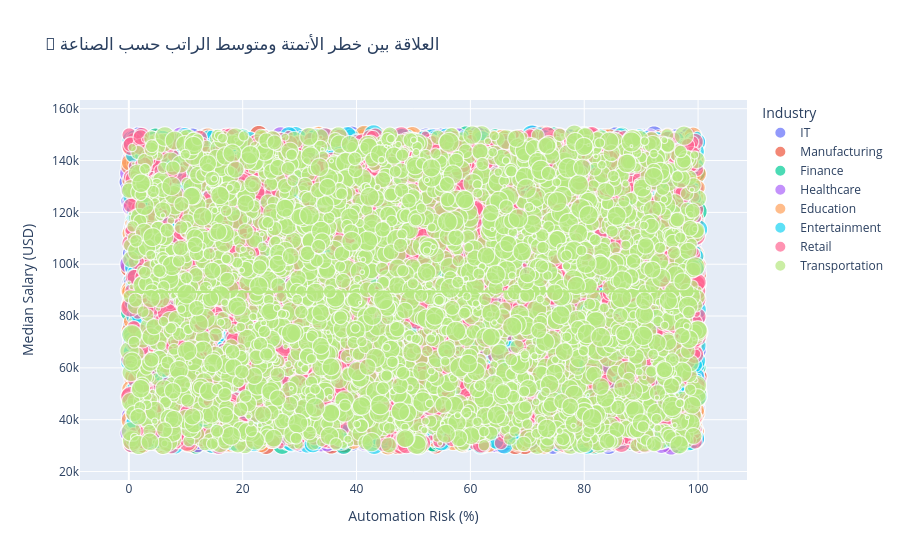
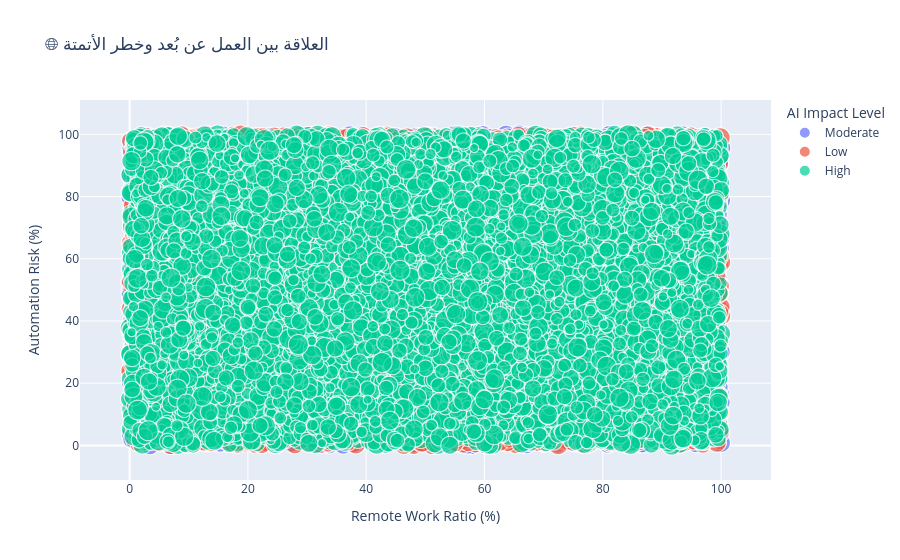
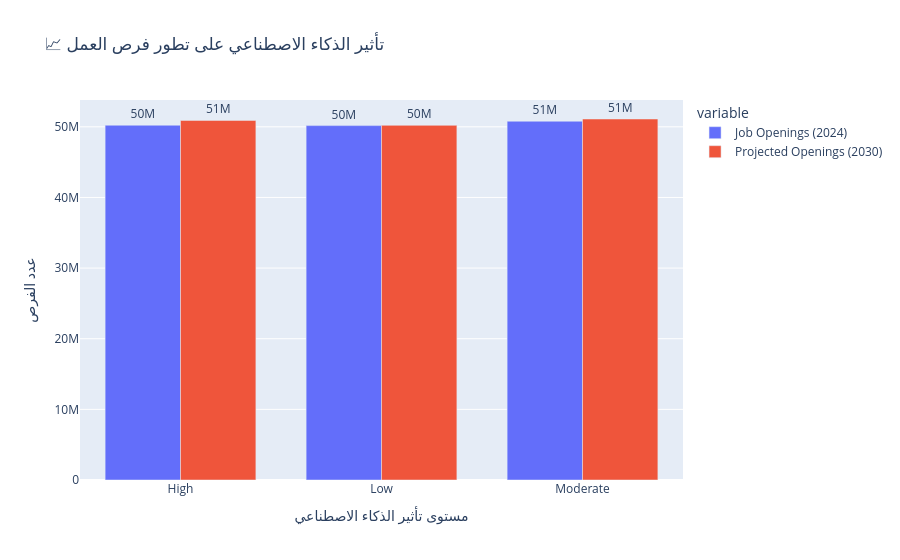
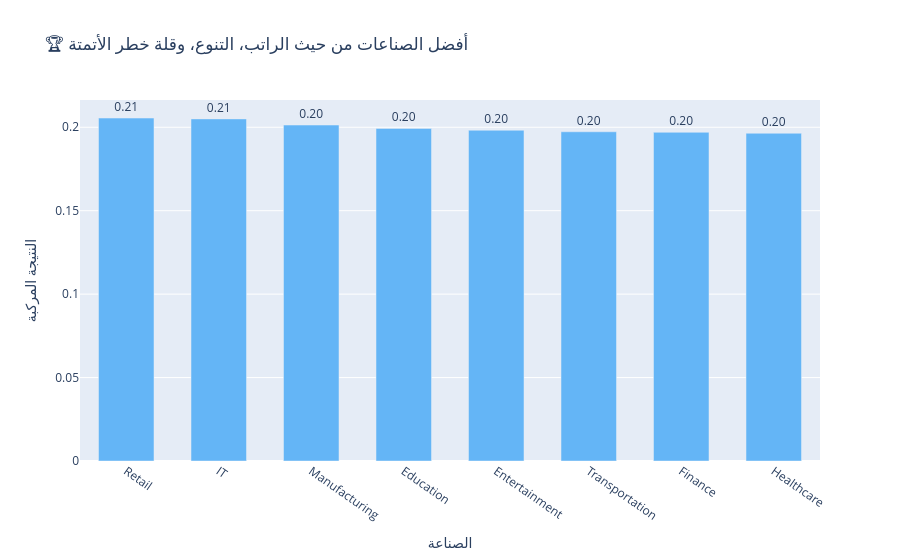

Notebook code for these charts, in order:
### Code cell
import pandas as pd
import plotly.express as px
import plotly.graph_objects as go
import matplotlib.pyplot as plt
import seaborn as sns
from IPython.display import display, Markdown


file_path = r'C:\Users\O.R\OneDrive\Desktop\ai_job_trends_dataset.csv'
project = pd.read_csv(file_path, encoding='utf-8')

# تحويل الأعمدة الرقمية
num_cols = ['Median Salary (USD)', 'Job Openings (2024)', 'Projected Openings (2030)', 
            'Remote Work Ratio (%)', 'Automation Risk (%)', 'Gender Diversity (%)']
for col in num_cols:
    project[col] = pd.to_numeric(project[col], errors='coerce')


avg_salary = project['Median Salary (USD)'].mean()
avg_auto_risk = project['Automation Risk (%)'].mean()
avg_remote = project['Remote Work Ratio (%)'].mean()
avg_gender = project['Gender Diversity (%)'].mean()
growth_jobs = project['Projected Openings (2030)'].sum() - project['Job Openings (2024)'].sum()

display(Markdown(f"""
# 🧠 **AI Job Trends – Analytical Dashboard**
---
**💰 متوسط الراتب:** `${avg_salary:,.0f}`  
**🤖 متوسط خطر الأتمتة:** `{avg_auto_risk:.1f}%`  
**🌐 متوسط نسبة العمل عن بُعد:** `{avg_remote:.1f}%`  
**👩💼 متوسط التنوع بين الجنسين:** `{avg_gender:.1f}%`  
**📈 نمو فرص العمل المتوقعة:** `{growth_jobs:,.0f}`
"""))


fig1 = px.scatter(
    project,
    x='Automation Risk (%)',
    y='Median Salary (USD)',
    color='Industry',
    size='Job Openings (2024)',
    hover_name='Industry',
    title='💸 العلاقة بين خطر الأتمتة ومتوسط الراتب حسب الصناعة',
    trendline='ols'
)
fig1.show()

# =======================================================
# 4️⃣ العلاقة بين العمل عن بُعد وخطر الأتمتة
# =======================================================
fig2 = px.scatter(
    project,
    x='Remote Work Ratio (%)',
    y='Automation Risk (%)',
    color='AI Impact Level',
    size='Median Salary (USD)',
    title='🌐 العلاقة بين العمل عن بُعد وخطر الأتمتة',
    hover_name='Industry'
)
fig2.show()


corr = project[num_cols].corr()

plt.figure(figsize=(8,6))
sns.heatmap(corr, annot=True, cmap='coolwarm', fmt=".2f")
plt.title("📊 خريطة الترابط بين المؤشرات")
plt.show()


ai_jobs = project.groupby('AI Impact Level')[['Job Openings (2024)', 'Projected Openings (2030)']].sum().reset_index()

fig3 = px.bar(
    ai_jobs,
    x='AI Impact Level',
    y=['Job Openings (2024)', 'Projected Openings (2030)'],
    barmode='group',
    text_auto='.2s',  # 🟢 عرض الأرقام فوق الأعمدة
    title='📈 تأثير الذكاء الاصطناعي على تطور فرص العمل',
    labels={'value': 'عدد الفرص', 'AI Impact Level': 'مستوى تأثير الذكاء الاصطناعي'}
)
fig3.update_traces(textposition='outside')  # 🟢 إظهار النص فوق العمود
fig3.update_layout(xaxis_tickangle=0, bargap=0.25)
fig3.show()

# =======================================================
# 7️⃣ تحليل الصناعات الأفضل من حيث الأداء العام (محسّن)
# =======================================================
project['Score'] = (
    project['Median Salary (USD)'].rank(pct=True) * 0.4 +
    project['Gender Diversity (%)'].rank(pct=True) * 0.3 -
    project['Automation Risk (%)'].rank(pct=True) * 0.3
)

top_industries = project.groupby('Industry')['Score'].mean().sort_values(ascending=False).head(10).reset_index()

fig4 = px.bar(
    top_industries,
    x='Industry',
    y='Score',
    text='Score',  # 🟢 عرض القيمة فوق العمود
    title='🏆 أفضل الصناعات من حيث الراتب، التنوع، وقلة خطر الأتمتة',
    labels={'Industry': 'الصناعة', 'Score': 'النتيجة المركبة'}
)
fig4.update_traces(texttemplate='%{text:.2f}', textposition='outside', marker_color='#64B5F6')
fig4.update_layout(xaxis_tickangle=35, bargap=0.4)
fig4.show()


fig5 = px.box(
    project,
    x='AI Impact Level',
    y='Gender Diversity (%)',
    color='AI Impact Level',
    title='👩💻 توزيع التنوع بين الجنسين حسب تأثير الذكاء الاصطناعي'
)
fig5.show()

### Figure 1 — Plotly figure (JSON) as saved in the notebook; plotly's stock layout.template omitted (floating-point values rounded to 4 significant figures; data arrays with more than 128 entries replaced by an {"elided": "..."} marker saying what was removed)
{"data": [{"hovertemplate": "<b>%{hovertext}</b><br><br>Industry=IT<br>Automation Risk (%)=%{x}<br>Median Salary (USD)=%{y}<br>Job Openings (2024)=%{marker.size}<extra></extra>", "hovertext": {"elided": "3681 str values"}, "legendgroup": "IT", "marker": {"color": "#636efa", "size": {"elided": "3681 int values"}, "sizemode": "area", "sizeref": 25, "symbol": "circle"}, "mode": "markers", "name": "IT", "showlegend": true, "type": "scattergl", "x": {"elided": "3681 float values"}, "xaxis": "x", "y": {"elided": "3681 float values"}, "yaxis": "y"}, {"hovertemplate": "<b>OLS trendline</b><br>Median Salary (USD) = 8.68074 * Automation Risk (%) + 90508.7<br>R<sup>2</sup>=0.000052<br><br>Industry=IT<br>Automation Risk (%)=%{x}<br>Median Salary (USD)=%{y} <b>(trend)</b><extra></extra>", "legendgroup": "IT", "marker": {"color": "#636efa", "symbol": "circle"}, "mode": "lines", "name": "IT", "showlegend": false, "type": "scattergl", "x": {"elided": "3681 float values"}, "xaxis": "x", "y": {"elided": "3681 float values"}, "yaxis": "y"}, {"hovertemplate": "<b>%{hovertext}</b><br><br>Industry=Manufacturing<br>Automation Risk (%)=%{x}<br>Median Salary (USD)=%{y}<br>Job Openings (2024)=%{marker.size}<extra></extra>", "hovertext": {"elided": "3855 str values"}, "legendgroup": "Manufacturing", "marker": {"color": "#EF553B", "size": {"elided": "3855 int values"}, "sizemode": "area", "sizeref": 25, "symbol": "circle"}, "mode": "markers", "name": "Manufacturing", "showlegend": true, "type": "scattergl", "x": {"elided": "3855 float values"}, "xaxis": "x", "y": {"elided": "3855 float values"}, "yaxis": "y"}, {"hovertemplate": "<b>OLS trendline</b><br>Median Salary (USD) = -13.8251 * Automation Risk (%) + 90565.6<br>R<sup>2</sup>=0.000136<br><br>Industry=Manufacturing<br>Automation Risk (%)=%{x}<br>Median Salary (USD)=%{y} <b>(trend)</b><extra></extra>", "legendgroup": "Manufacturing", "marker": {"color": "#EF553B", "symbol": "circle"}, "mode": "lines", "name": "Manufacturing", "showlegend": false, "type": "scattergl", "x": {"elided": "3855 float values"}, "xaxis": "x", "y": {"elided": "3855 float values"}, "yaxis": "y"}, {"hovertemplate": "<b>%{hovertext}</b><br><br>Industry=Finance<br>Automation Risk (%)=%{x}<br>Median Salary (USD)=%{y}<br>Job Openings (2024)=%{marker.size}<extra></extra>", "hovertext": {"elided": "3721 str values"}, "legendgroup": "Finance", "marker": {"color": "#00cc96", "size": {"elided": "3721 int values"}, "sizemode": "area", "sizeref": 25, "symbol": "circle"}, "mode": "markers", "name": "Finance", "showlegend": true, "type": "scattergl", "x": {"elided": "3721 float values"}, "xaxis": "x", "y": {"elided": "3721 float values"}, "yaxis": "y"}, {"hovertemplate": "<b>OLS trendline</b><br>Median Salary (USD) = 48.775 * Automation Risk (%) + 88047.2<br>R<sup>2</sup>=0.001606<br><br>Industry=Finance<br>Automation Risk (%)=%{x}<br>Median Salary (USD)=%{y} <b>(trend)</b><extra></extra>", "legendgroup": "Finance", "marker": {"color": "#00cc96", "symbol": "circle"}, "mode": "lines", "name": "Finance", "showlegend": false, "type": "scattergl", "x": {"elided": "3721 float values"}, "xaxis": "x", "y": {"elided": "3721 float values"}, "yaxis": "y"}, {"hovertemplate": "<b>%{hovertext}</b><br><br>Industry=Healthcare<br>Automation Risk (%)=%{x}<br>Median Salary (USD)=%{y}<br>Job Openings (2024)=%{marker.size}<extra></extra>", "hovertext": {"elided": "3771 str values"}, "legendgroup": "Healthcare", "marker": {"color": "#ab63fa", "size": {"elided": "3771 int values"}, "sizemode": "area", "sizeref": 25, "symbol": "circle"}, "mode": "markers", "name": "Healthcare", "showlegend": true, "type": "scattergl", "x": {"elided": "3771 float values"}, "xaxis": "x", "y": {"elided": "3771 float values"}, "yaxis": "y"}, {"hovertemplate": "<b>OLS trendline</b><br>Median Salary (USD) = 13.1879 * Automation Risk (%) + 88831.1<br>R<sup>2</sup>=0.000128<br><br>Industry=Healthcare<br>Automation Risk (%)=%{x}<br>Median Salary (USD)=%{y} <b>(trend)</b><extra></extra>", "legendgroup": "Healthcare", "marker": {"color": "#ab63fa", "symbol": "circle"}, "mode": "lines", "name": "Healthcare", "showlegend": false, "type": "scattergl", "x": {"elided": "3771 float values"}, "xaxis": "x", "y": {"elided": "3771 float values"}, "yaxis": "y"}, {"hovertemplate": "<b>%{hovertext}</b><br><br>Industry=Education<br>Automation Risk (%)=%{x}<br>Median Salary (USD)=%{y}<br>Job Openings (2024)=%{marker.size}<extra></extra>", "hovertext": {"elided": "3714 str values"}, "legendgroup": "Education", "marker": {"color": "#FFA15A", "size": {"elided": "3714 int values"}, "sizemode": "area", "sizeref": 25, "symbol": "circle"}, "mode": "markers", "name": "Education", "showlegend": true, "type": "scattergl", "x": {"elided": "3714 float values"}, "xaxis": "x", "y": {"elided": "3714 float values"}, "yaxis": "y"}, {"hovertemplate": "<b>OLS trendline</b><br>Median Salary (USD) = -2.39458 * Automation Risk (%) + 89785.5<br>R<sup>2</sup>=0.000004<br><br>Industry=Education<br>Automation Risk (%)=%{x}<br>Median Salary (USD)=%{y} <b>(trend)</b><extra></extra>", "legendgroup": "Education", "marker": {"color": "#FFA15A", "symbol": "circle"}, "mode": "lines", "name": "Education", "showlegend": false, "type": "scattergl", "x": {"elided": "3714 float values"}, "xaxis": "x", "y": {"elided": "3714 float values"}, "yaxis": "y"}, {"hovertemplate": "<b>%{hovertext}</b><br><br>Industry=Entertainment<br>Automation Risk (%)=%{x}<br>Median Salary (USD)=%{y}<br>Job Openings (2024)=%{marker.size}<extra></extra>", "hovertext": {"elided": "3895 str values"}, "legendgroup": "Entertainment", "marker": {"color": "#19d3f3", "size": {"elided": "3895 int values"}, "sizemode": "area", "sizeref": 25, "symbol": "circle"}, "mode": "markers", "name": "Entertainment", "showlegend": true, "type": "scattergl", "x": {"elided": "3895 float values"}, "xaxis": "x", "y": {"elided": "3895 float values"}, "yaxis": "y"}, {"hovertemplate": "<b>OLS trendline</b><br>Median Salary (USD) = 3.69079 * Automation Risk (%) + 89944.3<br>R<sup>2</sup>=0.000010<br><br>Industry=Entertainment<br>Automation Risk (%)=%{x}<br>Median Salary (USD)=%{y} <b>(trend)</b><extra></extra>", "legendgroup": "Entertainment", "marker": {"color": "#19d3f3", "symbol": "circle"}, "mode": "lines", "name": "Entertainment", "showlegend": false, "type": "scattergl", "x": {"elided": "3895 float values"}, "xaxis": "x", "y": {"elided": "3895 float values"}, "yaxis": "y"}, {"hovertemplate": "<b>%{hovertext}</b><br><br>Industry=Retail<br>Automation Risk (%)=%{x}<br>Median Salary (USD)=%{y}<br>Job Openings (2024)=%{marker.size}<extra></extra>", "hovertext": {"elided": "3702 str values"}, "legendgroup": "Retail", "marker": {"color": "#FF6692", "size": {"elided": "3702 int values"}, "sizemode": "area", "sizeref": 25, "symbol": "circle"}, "mode": "markers", "name": "Retail", "showlegend": true, "type": "scattergl", "x": {"elided": "3702 float values"}, "xaxis": "x", "y": {"elided": "3702 float values"}, "yaxis": "y"}, {"hovertemplate": "<b>OLS trendline</b><br>Median Salary (USD) = 19.1849 * Automation Risk (%) + 89951.9<br>R<sup>2</sup>=0.000255<br><br>Industry=Retail<br>Automation Risk (%)=%{x}<br>Median Salary (USD)=%{y} <b>(trend)</b><extra></extra>", "legendgroup": "Retail", "marker": {"color": "#FF6692", "symbol": "circle"}, "mode": "lines", "name": "Retail", "showlegend": false, "type": "scattergl", "x": {"elided": "3702 float values"}, "xaxis": "x", "y": {"elided": "3702 float values"}, "yaxis": "y"}, {"hovertemplate": "<b>%{hovertext}</b><br><br>Industry=Transportation<br>Automation Risk (%)=%{x}<br>Median Salary (USD)=%{y}<br>Job Openings (2024)=%{marker.size}<extra></extra>", "hovertext": {"elided": "3661 str values"}, "legendgroup": "Transportation", "marker": {"color": "#B6E880", "size": {"elided": "3661 int values"}, "sizemode": "area", "sizeref": 25, "symbol": "circle"}, "mode": "markers", "name": "Transportation", "showlegend": true, "type": "scattergl", "x": {"elided": "3661 float values"}, "xaxis": "x", "y": {"elided": "3661 float values"}, "yaxis": "y"}, {"hovertemplate": "<b>OLS trendline</b><br>Median Salary (USD) = 2.68538 * Automation Risk (%) + 89314.3<br>R<sup>2</sup>=0.000005<br><br>Industry=Transportation<br>Automation Risk (%)=%{x}<br>Median Salary (USD)=%{y} <b>(trend)</b><extra></extra>", "legendgroup": "Transportation", "marker": {"color": "#B6E880", "symbol": "circle"}, "mode": "lines", "name": "Transportation", "showlegend": false, "type": "scattergl", "x": {"elided": "3661 float values"}, "xaxis": "x", "y": {"elided": "3661 float values"}, "yaxis": "y"}], "layout": {"legend": {"itemsizing": "constant", "title": {"text": "Industry"}, "tracegroupgap": 0}, "title": {"text": "💸 العلاقة بين خطر الأتمتة ومتوسط الراتب حسب الصناعة"}, "xaxis": {"anchor": "y", "domain": [0, 1], "title": {"text": "Automation Risk (%)"}}, "yaxis": {"anchor": "x", "domain": [0, 1], "title": {"text": "Median Salary (USD)"}}}}

### Figure 2 — Plotly figure (JSON) as saved in the notebook; plotly's stock layout.template omitted (floating-point values rounded to 4 significant figures; data arrays with more than 128 entries replaced by an {"elided": "..."} marker saying what was removed)
{"data": [{"hovertemplate": "<b>%{hovertext}</b><br><br>AI Impact Level=Moderate<br>Remote Work Ratio (%)=%{x}<br>Automation Risk (%)=%{y}<br>Median Salary (USD)=%{marker.size}<extra></extra>", "hovertext": {"elided": "10042 str values"}, "legendgroup": "Moderate", "marker": {"color": "#636efa", "size": {"elided": "10042 float values"}, "sizemode": "area", "sizeref": 375.0, "symbol": "circle"}, "mode": "markers", "name": "Moderate", "showlegend": true, "type": "scattergl", "x": {"elided": "10042 float values"}, "xaxis": "x", "y": {"elided": "10042 float values"}, "yaxis": "y"}, {"hovertemplate": "<b>%{hovertext}</b><br><br>AI Impact Level=Low<br>Remote Work Ratio (%)=%{x}<br>Automation Risk (%)=%{y}<br>Median Salary (USD)=%{marker.size}<extra></extra>", "hovertext": {"elided": "9953 str values"}, "legendgroup": "Low", "marker": {"color": "#EF553B", "size": {"elided": "9953 float values"}, "sizemode": "area", "sizeref": 375.0, "symbol": "circle"}, "mode": "markers", "name": "Low", "showlegend": true, "type": "scattergl", "x": {"elided": "9953 float values"}, "xaxis": "x", "y": {"elided": "9953 float values"}, "yaxis": "y"}, {"hovertemplate": "<b>%{hovertext}</b><br><br>AI Impact Level=High<br>Remote Work Ratio (%)=%{x}<br>Automation Risk (%)=%{y}<br>Median Salary (USD)=%{marker.size}<extra></extra>", "hovertext": {"elided": "10005 str values"}, "legendgroup": "High", "marker": {"color": "#00cc96", "size": {"elided": "10005 float values"}, "sizemode": "area", "sizeref": 375.0, "symbol": "circle"}, "mode": "markers", "name": "High", "showlegend": true, "type": "scattergl", "x": {"elided": "10005 float values"}, "xaxis": "x", "y": {"elided": "10005 float values"}, "yaxis": "y"}], "layout": {"legend": {"itemsizing": "constant", "title": {"text": "AI Impact Level"}, "tracegroupgap": 0}, "title": {"text": "🌐 العلاقة بين العمل عن بُعد وخطر الأتمتة"}, "xaxis": {"anchor": "y", "domain": [0, 1], "title": {"text": "Remote Work Ratio (%)"}}, "yaxis": {"anchor": "x", "domain": [0, 1], "title": {"text": "Automation Risk (%)"}}}}

### Figure 3 — Plotly figure (JSON) as saved in the notebook; plotly's stock layout.template omitted (floating-point values rounded to 4 significant figures)
{"data": [{"alignmentgroup": "True", "hovertemplate": "variable=Job Openings (2024)<br>مستوى تأثير الذكاء الاصطناعي=%{x}<br>عدد الفرص=%{y}<extra></extra>", "legendgroup": "Job Openings (2024)", "marker": {"color": "#636efa", "pattern": {"shape": ""}}, "name": "Job Openings (2024)", "offsetgroup": "Job Openings (2024)", "orientation": "v", "showlegend": true, "textposition": "outside", "texttemplate": "%{y:.2s}", "type": "bar", "x": ["High", "Low", "Moderate"], "xaxis": "x", "y": [50225587, 50170073, 50793565], "yaxis": "y"}, {"alignmentgroup": "True", "hovertemplate": "variable=Projected Openings (2030)<br>مستوى تأثير الذكاء الاصطناعي=%{x}<br>عدد الفرص=%{y}<extra></extra>", "legendgroup": "Projected Openings (2030)", "marker": {"color": "#EF553B", "pattern": {"shape": ""}}, "name": "Projected Openings (2030)", "offsetgroup": "Projected Openings (2030)", "orientation": "v", "showlegend": true, "textposition": "outside", "texttemplate": "%{y:.2s}", "type": "bar", "x": ["High", "Low", "Moderate"], "xaxis": "x", "y": [50906899, 50212016, 51107628], "yaxis": "y"}], "layout": {"bargap": 0.25, "barmode": "group", "legend": {"title": {"text": "variable"}, "tracegroupgap": 0}, "title": {"text": "📈 تأثير الذكاء الاصطناعي على تطور فرص العمل"}, "xaxis": {"anchor": "y", "domain": [0, 1], "tickangle": 0, "title": {"text": "مستوى تأثير الذكاء الاصطناعي"}}, "yaxis": {"anchor": "x", "domain": [0, 1], "title": {"text": "عدد الفرص"}}}}

### Figure 4 — Plotly figure (JSON) as saved in the notebook; plotly's stock layout.template omitted (floating-point values rounded to 4 significant figures)
{"data": [{"hovertemplate": "الصناعة=%{x}<br>النتيجة المركبة=%{text}<extra></extra>", "legendgroup": "", "marker": {"color": "#64B5F6", "pattern": {"shape": ""}}, "name": "", "orientation": "v", "showlegend": false, "text": [0.2055, 0.205, 0.2014, 0.1993, 0.1982, 0.1973, 0.197, 0.1964], "textposition": "outside", "texttemplate": "%{text:.2f}", "type": "bar", "x": ["Retail", "IT", "Manufacturing", "Education", "Entertainment", "Transportation", "Finance", "Healthcare"], "xaxis": "x", "y": [0.2055, 0.205, 0.2014, 0.1993, 0.1982, 0.1973, 0.197, 0.1964], "yaxis": "y"}], "layout": {"bargap": 0.4, "barmode": "relative", "legend": {"tracegroupgap": 0}, "title": {"text": "🏆 أفضل الصناعات من حيث الراتب، التنوع، وقلة خطر الأتمتة"}, "xaxis": {"anchor": "y", "domain": [0, 1], "tickangle": 35, "title": {"text": "الصناعة"}}, "yaxis": {"anchor": "x", "domain": [0, 1], "title": {"text": "النتيجة المركبة"}}}}
